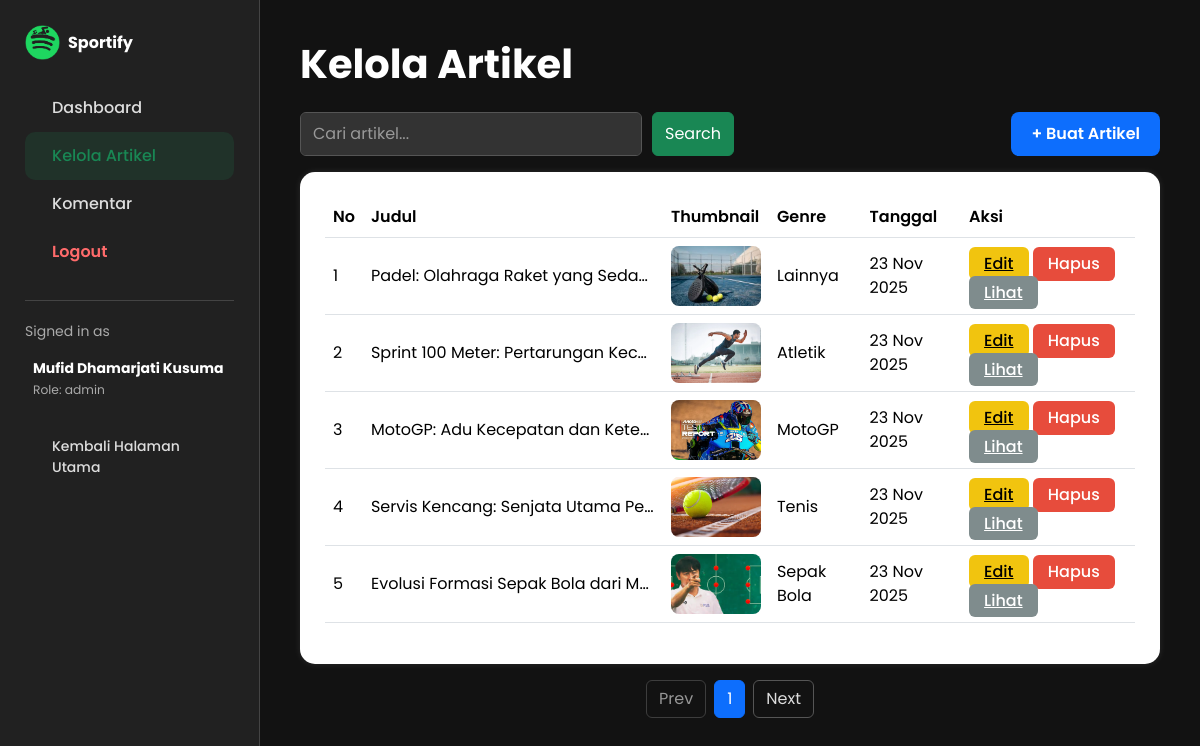
/view/kelola.php (signed in), run on the app's committed database.
### tables this page shows
CREATE TABLE `users` (
  `id` int(11) NOT NULL,
  `name` varchar(150) NOT NULL,
  `email` varchar(150) NOT NULL,
  `password_hash` varchar(255) NOT NULL,
  `role` enum('user','admin') NOT NULL DEFAULT 'user',
  `created_at` datetime NOT NULL DEFAULT current_timestamp()
);

CREATE TABLE `articles` (
  `id` int(11) NOT NULL,
  `title` varchar(255) NOT NULL,
  `slug` varchar(255) NOT NULL,
  `content` mediumtext NOT NULL,
  `image` varchar(255) DEFAULT NULL,
  `author_id` int(11) DEFAULT NULL,
  `created_at` datetime DEFAULT current_timestamp(),
  `updated_at` datetime DEFAULT current_timestamp() ON UPDATE current_timestamp(),
  `genre` enum('Sepak Bola','Basket','Bulu Tangkis','Tenis','Voli','Renang','Atletik','Tinju','MotoGP','Lainnya') NOT NULL DEFAULT 'Lainnya'
);

### view/kelola.php (the view, shortened to what this page needs)
<?php
require "../config/koneksi.php";
$user_id = $_SESSION['user_id'];
$q = mysqli_query($koneksi, "SELECT name, role FROM users WHERE id = '$user_id'");
$user = mysqli_fetch_assoc($q);
$user_name = $user['name'];
$user_role = $user['role'];
$perPage = 5;
$page = isset($_GET['page']) ? max(1, (int) $_GET['page']) : 1;
$offset = ($page - 1) * $perPage;
$search = trim($_GET['q'] ?? '');
$where = "";
$sqlCount = "SELECT COUNT(*) as total FROM articles $where";
$resCount = mysqli_query($koneksi, $sqlCount);
$totalData = mysqli_fetch_assoc($resCount)['total'];
$totalPages = ceil($totalData / $perPage);
$sql = "SELECT * FROM articles $where ORDER BY created_at DESC LIMIT $perPage OFFSET $offset";
$res = mysqli_query($koneksi, $sql);
$articles = mysqli_fetch_all($res, MYSQLI_ASSOC);
?>
<!DOCTYPE html>
<html lang="id">
<head>
    <link rel="stylesheet" href="theme.css">
    <link href="https://cdn.jsdelivr.net/npm/bootstrap@5.3.2/dist/css/bootstrap.min.css" rel="stylesheet">
</head>
<body id="body">
    <div class="sidebar" id="sidebar">
        <a class="navbar-brand d-flex align-items-center" href="index.php">
            <img src="../img/logo.png" width="35" class="me-2">
            <strong>Sportify</strong>
        </a>
        <br>
        <a href="dashboard_admin.php" class="nav-link">
            <ion-icon name="home-outline"></ion-icon> Dashboard
        </a>
        <a href="kelola.php" class="nav-link active">
            <ion-icon name="newspaper-outline"></ion-icon> Kelola Artikel
        </a>
        <a href="kelola_komentar.php" class="nav-link">
            <ion-icon name="chatbubble-ellipses-outline"></ion-icon> Komentar
        </a>
        <a href="../controller/logout.php" class="nav-link logout">
            <ion-icon name="log-out-outline"></ion-icon> Logout
        </a>
        <div class="bottom-box mt-4">
            <p>Signed in as</p>
            <div class="d-flex align-items-center gap-2">
                <div>
                    <strong><?= htmlspecialchars($user_name) ?></strong><br>
                    <small>Role: <?= htmlspecialchars($user_role) ?></small>
                </div>
            </div>
            <div class="mt-4">
                <a href="index.php" class="nav-link">
                    <ion-icon name="home-outline"></ion-icon> Kembali Halaman Utama
                </a>
            </div>
        </div>
    </div>
    <div class="main" id="main-content">
        <h1 class="fw-bold">Kelola Artikel</h1>
        <div class="d-flex justify-content-between mt-4 mb-3">
            <form method="GET" class="d-flex" style="gap:10px;">
                <input type="text" name="q" class="form-control" placeholder="Cari artikel..."
                    value="<?= htmlspecialchars($search) ?>">
                <button class="btn btn-success">Search</button>
            </form>
            <a href="create.php" class="btn-create">+ Buat Artikel</a>
        </div>
        <div class="table-container mt-3" id="article-table-container">
            <table class="table align-middle">
                <thead>
                    <tr>
                        <th>No</th>
                        <th>Judul</th>
                        <th>Thumbnail</th>
                        <th>Genre</th>
                        <th>Tanggal</th>
                        <th>Aksi</th>
                    </tr>
                </thead>
                <tbody>
                    <?php if (empty($articles)): ?>
                        <tr>
                            <td colspan="6" class="text-center py-3 text-muted">Belum ada artikel.</td>
                        </tr>
                    <?php else: ?>
                        <?php $no = $offset + 1; ?>
                        <?php foreach ($articles as $a): ?>
                            <tr>
                                <td><?= $no++ ?></td>
                                <td class="table-title"><?= htmlspecialchars($a['title']) ?></td>
                                <td>
                                    <?php if ($a['image']): ?>
                                        <img src="../<?= $a['image'] ?>" width="90" height="60"
                                            style="border-radius:8px;object-fit:cover;">
                                    <?php else: ?>
                                        <span class="text-muted">No Image</span>
                                    <?php endif; ?>
                                </td>
                                <td><?= htmlspecialchars($a['genre']) ?></td>
                                <td><?= date('d M Y', strtotime($a['created_at'])) ?></td>
                                <td>
                                    <a href="update.php?id=<?= $a['id'] ?>" class="btn-edit">Edit</a>
                                    <form action="../controller/delete.php" method="POST" style="display:inline;"
                                        onsubmit="return confirm('Yakin hapus artikel ini?')">
                                        <button class="btn-delete">Hapus</button>
                                    </form>
                                    <a href="read_single.php?slug=<?= urlencode($a['slug']) ?>" class="btn-view"
                                        target="">Lihat</a>
                                </td>
                            </tr>
                        <?php endforeach; ?>
                    <?php endif; ?>
                </tbody>
            </table>
        </div>
        <div class="mt-3 d-flex justify-content-center gap-2">
            <a class="btn btn-outline-secondary <?= ($page <= 1) ? 'disabled' : '' ?>"
                href="?page=<?= $page - 1 ?>&q=<?= urlencode($search) ?>">Prev</a>
            <button class="btn btn-primary"><?= $page ?></button>
            <a class="btn btn-outline-secondary <?= ($page >= $totalPages) ? 'disabled' : '' ?>"
                href="?page=<?= $page + 1 ?>&q=<?= urlencode($search) ?>">Next</a>
        </div>
    </div>
</body>
</html>

### view/theme.css (style rules this page uses)
body.dark-mode { background-color: #121212 !important; color: white !important; }
.sidebar.dark-mode { background: #212121 !important; border-right: 1px solid #444; }
.sidebar.dark-mode .navbar-brand strong { color: white !important; }
.sidebar.dark-mode .nav-link, .sidebar.dark-mode .nav-link ion-icon { color: #ddd !important; }
.sidebar.dark-mode .nav-link.active, .sidebar.dark-mode .nav-link.active ion-icon { background: #19875429; color: #198754 !important; }
.sidebar.dark-mode .logout, .sidebar.dark-mode .logout ion-icon { color: #ff6b6b !important; }
.sidebar.dark-mode .bottom-box { color: #aaa !important; border-top: 1px solid #444; }
.sidebar.dark-mode .bottom-box strong, .sidebar.dark-mode .bottom-box ion-icon { color: white !important; }
.main.dark-mode { color: white !important; }
.main.dark-mode .form-control { background-color: #333 !important; color: white !important; border-color: #555 !important; }
.main.dark-mode input.form-control::placeholder { color: #999 !important; opacity: 1; }
.table-container.dark-mode { background: #ffffff !important; box-shadow: 0 0 7px rgba(255,255,255,0.1); color: white !important; }
.table-container.dark-mode table thead { background: #3a3a3a !important; }
.table-container.dark-mode table thead th { color: rgb(0, 0, 0) !important; }
.table-container.dark-mode table.table tbody td { color: #000000 !important; }
.table-container.dark-mode table.table tbody tr:nth-child(even) { background-color: #303030 !important; }
.main.dark-mode .btn-outline-secondary { border-color: #555 !important; color: #ddd !important; }
body.dark-mode h1, body.dark-mode h4, body.dark-mode b { color: white !important; }
body.dark-mode .form-control { background-color: #333 !important; color: white !important; border-color: #555 !important; }
body.dark-mode .form-control, body.dark-mode .form-select, body.dark-mode .theme-img-thumbnail { background-color: #333 !important; border-color: #555 !important; }
body.dark-mode .form-control, body.dark-mode .form-select { color: white !important; }
body.dark-mode .form-control::placeholder { color: #999 !important; opacity: 1; }

### view/kelola.php (style rules this page uses)
body { font-family: "Poppins", sans-serif; background: #f5f6fa; }
.sidebar { width: 260px; height: 100vh; background: white; border-right: 1px solid #e3e3e3; position: fixed; left: 0; top: 0; padding: 25px; }
.sidebar .nav-link { display: flex; align-items: center; gap: 12px; padding: 12px 15px; border-radius: 10px; color: #4b4b4b; font-weight: 500; }
.sidebar .nav-link:hover, .sidebar .nav-link.active { background: #19875419; color: #198754; }
.sidebar .logout { color: #d9534f !important; font-weight: 600; }
.sidebar .bottom-box { margin-top: 40px; padding-top: 20px; border-top: 1px solid #ececec; color: #666; font-size: 14px; }
.main { margin-left: 260px; padding: 40px; }
.table-container { background: white; padding: 25px; border-radius: 15px; box-shadow: 0 0 7px rgba(0, 0, 0, 0.07); }
table thead { background: #e5e5e5; }
thead th { padding: 14px; font-weight: 600; }
tbody td { padding: 14px; vertical-align: middle; }
.btn-edit { background: #f1c40f; color: black; border: none; padding: 5px 15px; border-radius: 6px; font-weight: 500; }
.btn-delete { background: #e74c3c; color: white; border: none; padding: 5px 15px; border-radius: 6px; font-weight: 500; }
.btn-view { background: #7f8c8d; color: white; border: none; padding: 5px 15px; border-radius: 6px; font-weight: 500; }
.btn-create { background: #0d6efd; padding: 10px 20px; color: white; border-radius: 8px; font-weight: 600; text-decoration: none; }
.table-title { max-width: 300px; white-space: nowrap; overflow: hidden; text-overflow: ellipsis; }

### data on the page
users: name "Mufid Dhamarjati Kusuma", role "admin"
articles: title "Padel: Olahraga Raket yang Seda…", image (picture), genre "Lainnya", created_at "23 Nov 2025"
articles: title "Sprint 100 Meter: Pertarungan Kec…", image (picture), genre "Atletik", created_at "23 Nov 2025"
articles: title "MotoGP: Adu Kecepatan dan Kete…", image (picture), genre "MotoGP", created_at "23 Nov 2025"
articles: title "Servis Kencang: Senjata Utama Pe…", image (picture), genre "Tenis", created_at "23 Nov 2025"
articles: title "Evolusi Formasi Sepak Bola dari M…", image (picture), genre "Sepak Bola", created_at "23 Nov 2025"

### other printed values
$page "1"
